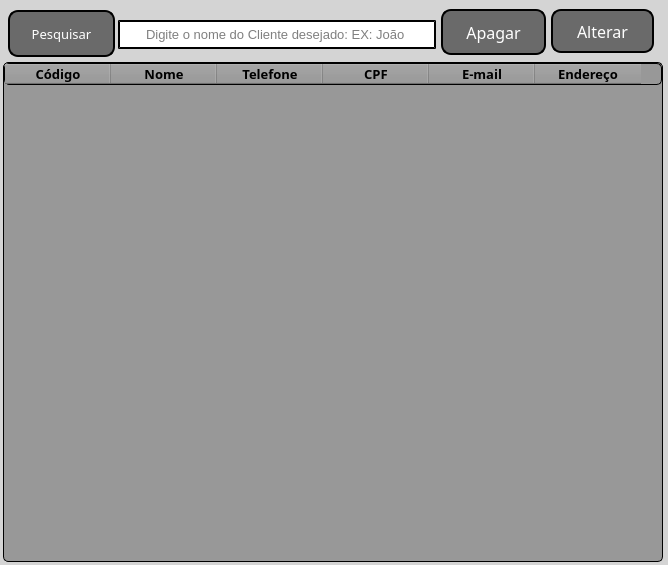
<?xml version="1.0" encoding="UTF-8"?>
<ui version="4.0">
 <class>MainWindow</class>
 <widget class="QMainWindow" name="MainWindow">
  <property name="enabled">
   <bool>true</bool>
  </property>
  <property name="geometry">
   <rect>
    <x>0</x>
    <y>0</y>
    <width>668</width>
    <height>565</height>
   </rect>
  </property>
  <property name="minimumSize">
   <size>
    <width>668</width>
    <height>565</height>
   </size>
  </property>
  <property name="maximumSize">
   <size>
    <width>668</width>
    <height>565</height>
   </size>
  </property>
  <property name="sizeIncrement">
   <size>
    <width>668</width>
    <height>565</height>
   </size>
  </property>
  <property name="baseSize">
   <size>
    <width>668</width>
    <height>565</height>
   </size>
  </property>
  <property name="windowTitle">
   <string>Clientes Cadastrados</string>
  </property>
  <property name="windowIcon">
   <iconset>
    <normaloff>imagens Projeto/login (3).png</normaloff>imagens Projeto/login (3).png</iconset>
  </property>
  <property name="styleSheet">
   <string notr="true">background-color: rgb(212, 212, 212);
border-radius: 7px;
border-style: outset;</string>
  </property>
  <property name="iconSize">
   <size>
    <width>50</width>
    <height>50</height>
   </size>
  </property>
  <widget class="QWidget" name="centralwidget">
   <widget class="QTableWidget" name="tableWidget">
    <property name="geometry">
     <rect>
      <x>3</x>
      <y>62</y>
      <width>660</width>
      <height>500</height>
     </rect>
    </property>
    <property name="minimumSize">
     <size>
      <width>400</width>
      <height>400</height>
     </size>
    </property>
    <property name="maximumSize">
     <size>
      <width>660</width>
      <height>500</height>
     </size>
    </property>
    <property name="sizeIncrement">
     <size>
      <width>500</width>
      <height>500</height>
     </size>
    </property>
    <property name="font">
     <font>
      <family>Segoe UI Semibold</family>
      <pointsize>11</pointsize>
      <weight>75</weight>
      <bold>true</bold>
      <kerning>true</kerning>
     </font>
    </property>
    <property name="toolTip">
     <string notr="true"/>
    </property>
    <property name="styleSheet">
     <string notr="true">background-color: rgb(152, 152, 152);
border-radius: 20px;

border-width: 1.3px; 
border-radius: 5px;
border-style: outset; 
border-color: rgb(0, 0, 0);</string>
    </property>
    <property name="autoScrollMargin">
     <number>16</number>
    </property>
    <property name="showGrid">
     <bool>true</bool>
    </property>
    <property name="gridStyle">
     <enum>Qt::NoPen</enum>
    </property>
    <property name="rowCount">
     <number>0</number>
    </property>
    <attribute name="horizontalHeaderCascadingSectionResizes">
     <bool>true</bool>
    </attribute>
    <attribute name="horizontalHeaderDefaultSectionSize">
     <number>106</number>
    </attribute>
    <attribute name="horizontalHeaderHighlightSections">
     <bool>false</bool>
    </attribute>
    <attribute name="horizontalHeaderMinimumSectionSize">
     <number>100</number>
    </attribute>
    <attribute name="horizontalHeaderShowSortIndicator" stdset="0">
     <bool>false</bool>
    </attribute>
    <attribute name="verticalHeaderVisible">
     <bool>false</bool>
    </attribute>
    <column>
     <property name="text">
      <string>Código</string>
     </property>
     <property name="font">
      <font>
       <family>Arial Black</family>
       <pointsize>10</pointsize>
       <weight>75</weight>
       <bold>true</bold>
      </font>
     </property>
     <property name="background">
      <color>
       <red>255</red>
       <green>255</green>
       <blue>255</blue>
      </color>
     </property>
     <property name="icon">
      <iconset>
       <normaloff>imagens Projeto/conecte-se.png</normaloff>imagens Projeto/conecte-se.png</iconset>
     </property>
    </column>
    <column>
     <property name="text">
      <string>Nome</string>
     </property>
     <property name="font">
      <font>
       <family>Arial Black</family>
       <pointsize>10</pointsize>
       <weight>75</weight>
       <bold>true</bold>
      </font>
     </property>
     <property name="icon">
      <iconset>
       <normaloff>imagens Projeto/nome.png</normaloff>imagens Projeto/nome.png</iconset>
     </property>
    </column>
    <column>
     <property name="text">
      <string>Telefone</string>
     </property>
     <property name="font">
      <font>
       <family>Arial Black</family>
       <pointsize>10</pointsize>
       <weight>75</weight>
       <bold>true</bold>
      </font>
     </property>
     <property name="icon">
      <iconset>
       <normaloff>imagens Projeto/telefone.png</normaloff>imagens Projeto/telefone.png</iconset>
     </property>
    </column>
    <column>
     <property name="text">
      <string>CPF</string>
     </property>
     <property name="font">
      <font>
       <family>Arial Black</family>
       <pointsize>10</pointsize>
       <weight>75</weight>
       <bold>true</bold>
      </font>
     </property>
     <property name="icon">
      <iconset>
       <normaloff>imagens Projeto/perfil-pessoal.png</normaloff>imagens Projeto/perfil-pessoal.png</iconset>
     </property>
    </column>
    <column>
     <property name="text">
      <string>E-mail</string>
     </property>
     <property name="font">
      <font>
       <family>Arial Black</family>
       <pointsize>10</pointsize>
       <weight>75</weight>
       <bold>true</bold>
      </font>
     </property>
     <property name="icon">
      <iconset>
       <normaloff>imagens Projeto/o-email.png</normaloff>imagens Projeto/o-email.png</iconset>
     </property>
    </column>
    <column>
     <property name="text">
      <string>Endereço</string>
     </property>
     <property name="font">
      <font>
       <family>Arial Black</family>
       <pointsize>10</pointsize>
       <weight>75</weight>
       <bold>true</bold>
      </font>
     </property>
     <property name="icon">
      <iconset>
       <normaloff>imagens Projeto/endereco-residencial.png</normaloff>imagens Projeto/endereco-residencial.png</iconset>
     </property>
    </column>
   </widget>
   <widget class="QPushButton" name="bt_alterar">
    <property name="geometry">
     <rect>
      <x>551</x>
      <y>9</y>
      <width>103</width>
      <height>44</height>
     </rect>
    </property>
    <property name="font">
     <font>
      <family>Arial Black</family>
      <pointsize>12</pointsize>
      <weight>10</weight>
      <italic>false</italic>
      <bold>false</bold>
     </font>
    </property>
    <property name="cursor">
     <cursorShape>PointingHandCursor</cursorShape>
    </property>
    <property name="mouseTracking">
     <bool>false</bool>
    </property>
    <property name="styleSheet">
     <string notr="true">QPushButton{
background-color: rgb(106, 106, 106);
color: rgb(255, 255, 255);
font: 87 12pt &quot;Arial Black&quot;;
border-width: 2px; 
border-radius: 10px;
border-style: outset; 
border-color: rgb(0, 0, 0);
}

QPushButton:pressed{
background-color: rgb(106, 106, 106);
color: rgb(255, 255, 255);
font: 87 10pt &quot;Arial Black&quot;;
border-width: 4px; 
border-radius: 10px;
border-style: outset; 
border-color: rgb(255, 255, 255);



}
 </string>
    </property>
    <property name="text">
     <string>Alterar</string>
    </property>
    <property name="icon">
     <iconset>
      <normaloff>imagens Projeto/save 01.png</normaloff>imagens Projeto/save 01.png</iconset>
    </property>
    <property name="iconSize">
     <size>
      <width>30</width>
      <height>30</height>
     </size>
    </property>
   </widget>
   <widget class="QPushButton" name="bt_apagar">
    <property name="geometry">
     <rect>
      <x>441</x>
      <y>9</y>
      <width>105</width>
      <height>46</height>
     </rect>
    </property>
    <property name="font">
     <font>
      <family>Arial Black</family>
      <pointsize>12</pointsize>
      <weight>10</weight>
      <italic>false</italic>
      <bold>false</bold>
     </font>
    </property>
    <property name="cursor">
     <cursorShape>PointingHandCursor</cursorShape>
    </property>
    <property name="mouseTracking">
     <bool>false</bool>
    </property>
    <property name="styleSheet">
     <string notr="true">QPushButton{
background-color: rgb(106, 106, 106);
color: rgb(255, 255, 255);
font: 87 12pt &quot;Arial Black&quot;;
border-width: 2px; 
border-radius: 10px;
border-style: outset; 
border-color: rgb(0, 0, 0);
}

QPushButton:pressed{
background-color: rgb(106, 106, 106);
color: rgb(255, 255, 255);
font: 87 10pt &quot;Arial Black&quot;;
border-width: 4px; 
border-radius: 10px;
border-style: outset; 
border-color: rgb(255, 255, 255);



}
 </string>
    </property>
    <property name="text">
     <string>Apagar</string>
    </property>
    <property name="icon">
     <iconset>
      <normaloff>imagens Projeto/lixeira  02.png</normaloff>imagens Projeto/lixeira  02.png</iconset>
    </property>
    <property name="iconSize">
     <size>
      <width>30</width>
      <height>30</height>
     </size>
    </property>
   </widget>
   <widget class="QPushButton" name="bt_apagar_2">
    <property name="geometry">
     <rect>
      <x>8</x>
      <y>10</y>
      <width>107</width>
      <height>47</height>
     </rect>
    </property>
    <property name="font">
     <font>
      <family>Arial Black</family>
      <pointsize>10</pointsize>
      <weight>10</weight>
      <italic>false</italic>
      <bold>false</bold>
     </font>
    </property>
    <property name="cursor">
     <cursorShape>PointingHandCursor</cursorShape>
    </property>
    <property name="mouseTracking">
     <bool>false</bool>
    </property>
    <property name="styleSheet">
     <string notr="true">QPushButton{
background-color: rgb(106, 106, 106);
color: rgb(255, 255, 255);
font: 87 10pt &quot;Arial Black&quot;;
border-width: 2px; 
border-radius: 10px;
border-style: outset; 
border-color: rgb(0, 0, 0);
}

QPushButton:pressed{
background-color: rgb(106, 106, 106);
color: rgb(255, 255, 255);
font: 87 10pt &quot;Arial Black&quot;;
border-width: 4px; 
border-radius: 10px;
border-style: outset; 
border-color: rgb(255, 255, 255);



}
 </string>
    </property>
    <property name="text">
     <string>Pesquisar</string>
    </property>
    <property name="icon">
     <iconset>
      <normaloff>imagens Projeto/lupa.png</normaloff>imagens Projeto/lupa.png</iconset>
    </property>
    <property name="iconSize">
     <size>
      <width>25</width>
      <height>25</height>
     </size>
    </property>
   </widget>
   <widget class="QLineEdit" name="lineEdit">
    <property name="geometry">
     <rect>
      <x>118</x>
      <y>20</y>
      <width>318</width>
      <height>29</height>
     </rect>
    </property>
    <property name="font">
     <font>
      <pointsize>10</pointsize>
     </font>
    </property>
    <property name="styleSheet">
     <string notr="true">background-color: rgb(255, 255, 255);
border-radius: 15px;
border-style: outset; 
border-width: 2px; </string>
    </property>
    <property name="alignment">
     <set>Qt::AlignCenter</set>
    </property>
    <property name="placeholderText">
     <string>Digite o nome do Cliente desejado: EX: João </string>
    </property>
   </widget>
  </widget>
 </widget>
 <resources/>
 <connections/>
</ui>
